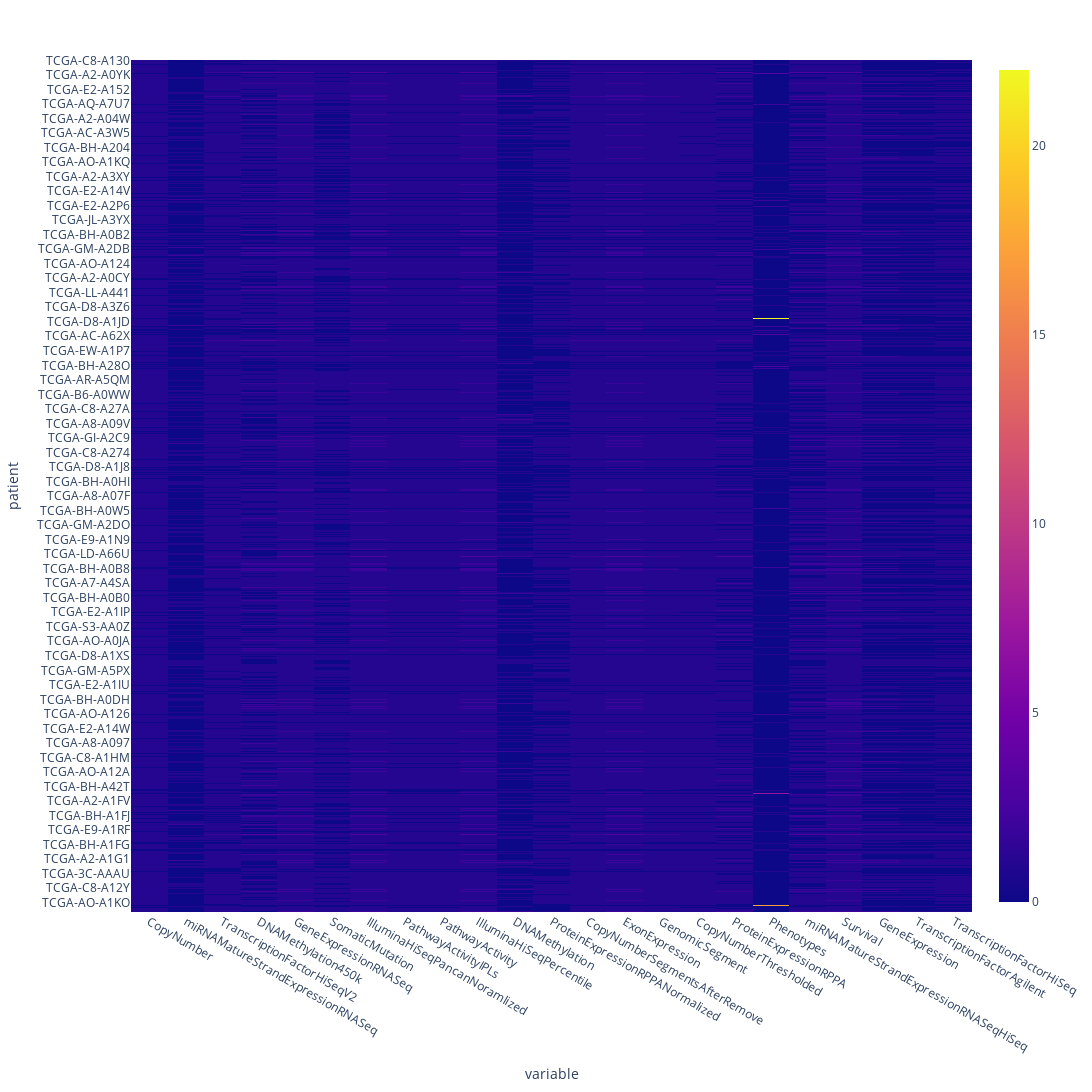

Notebook code for this chart:
### Code cell
px.imshow(arr.to_array().transpose(), width=2000, height=2000)

### Figure 1 — Plotly figure (JSON) as saved in the notebook; plotly's stock layout.template omitted (floating-point values rounded to 4 significant figures; data arrays with more than 128 entries replaced by an {"elided": "..."} marker saying what was removed)
{"data": [{"coloraxis": "coloraxis", "hovertemplate": "variable: %{x}<br>patient: %{y}<br>color: %{z}<extra></extra>", "name": "0", "type": "heatmap", "x": ["CopyNumber", "miRNAMatureStrandExpressionRNASeq", "TranscriptionFactorHiSeqV2", "DNAMethylation450k", "GeneExpressionRNASeq", "SomaticMutation", "IlluminaHiSeqPancanNoramlized", "PathwayActivityIPLs", "PathwayActivity", "IlluminaHiSeqPercentile", "DNAMethylation", "ProteinExpressionRPPANormalized", "CopyNumberSegmentsAfterRemove", "ExonExpression", "GenomicSegment", "CopyNumberThresholded", "ProteinExpressionRPPA", "Phenotypes", "miRNAMatureStrandExpressionRNASeqHiSeq", "Survival", "GeneExpression", "TranscriptionFactorAgilent", "TranscriptionFactorHiSeq"], "xaxis": "x", "y": {"elided": "1232 str values"}, "yaxis": "y", "z": {"elided": "1232x23 int values"}}], "layout": {"coloraxis": {"colorscale": [[0, "#0d0887"], [0.1111, "#46039f"], [0.2222, "#7201a8"], [0.3333, "#9c179e"], [0.4444, "#bd3786"], [0.5556, "#d8576b"], [0.6667, "#ed7953"], [0.7778, "#fb9f3a"], [0.8889, "#fdca26"], [1, "#f0f921"]]}, "height": 2000, "margin": {"t": 60}, "width": 2000, "xaxis": {"anchor": "y", "domain": [0, 1], "title": {"text": "variable"}}, "yaxis": {"anchor": "x", "autorange": "reversed", "domain": [0, 1], "title": {"text": "patient"}}}}
